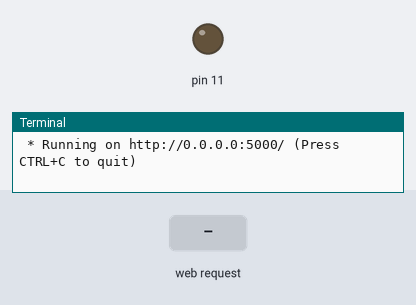
The program below on a simulated Raspberry Pi (header pin numbers). On the bench: output pins drawn as LEDs (lit = HIGH), the last lines printed to the terminal. The inputs (shaded band) are chosen by the test bench. The clock reads 2024-03-15 10:24:30 at power-on unless the program sets it.

Above: at 1.2 s.
1.3 s: HTTP request for /on received
At 2.4 s:
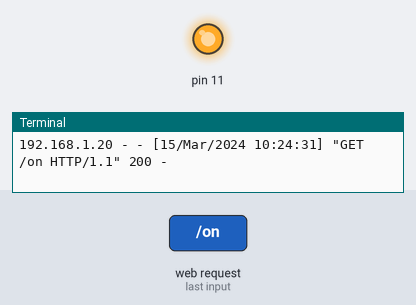
4.3 s: HTTP request for /off received
At 4.7 s:
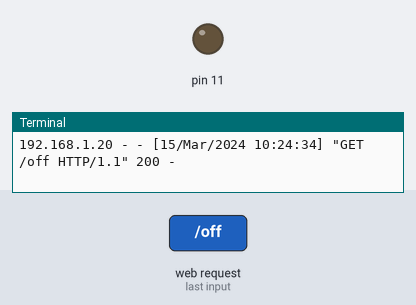
Timing chart, 0 to 7.3 s (numbered marks = the images above; inputs shaded):
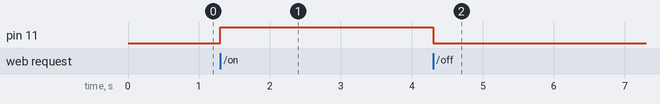

The program:

Server.py
```python
from flask import Flask
import RPi.GPIO as GPIO

GPIO.setmode(GPIO.BOARD)
GPIO.setwarnings(False)
GPIO.cleanup()
GPIO.setup(11, GPIO.OUT)

app = Flask(__name__)

@app.route('/')
def hello():
    return 'Hello World'

@app.route('/on')
def on():
    GPIO.setup(11, GPIO.OUT)
    GPIO.output(11, GPIO.HIGH)
    return "On"

@app.route('/off')
def off():
    GPIO.setup(11, GPIO.OUT)
    GPIO.output(11, GPIO.LOW)
    return "Off"

if __name__ == '__main__':
    app.run(debug=True, host='0.0.0.0')
```

Measured:
- after the input at 1.3 s, pin 11: LOW → HIGH at once
- after the input at 4.3 s, pin 11: HIGH → LOW at once
